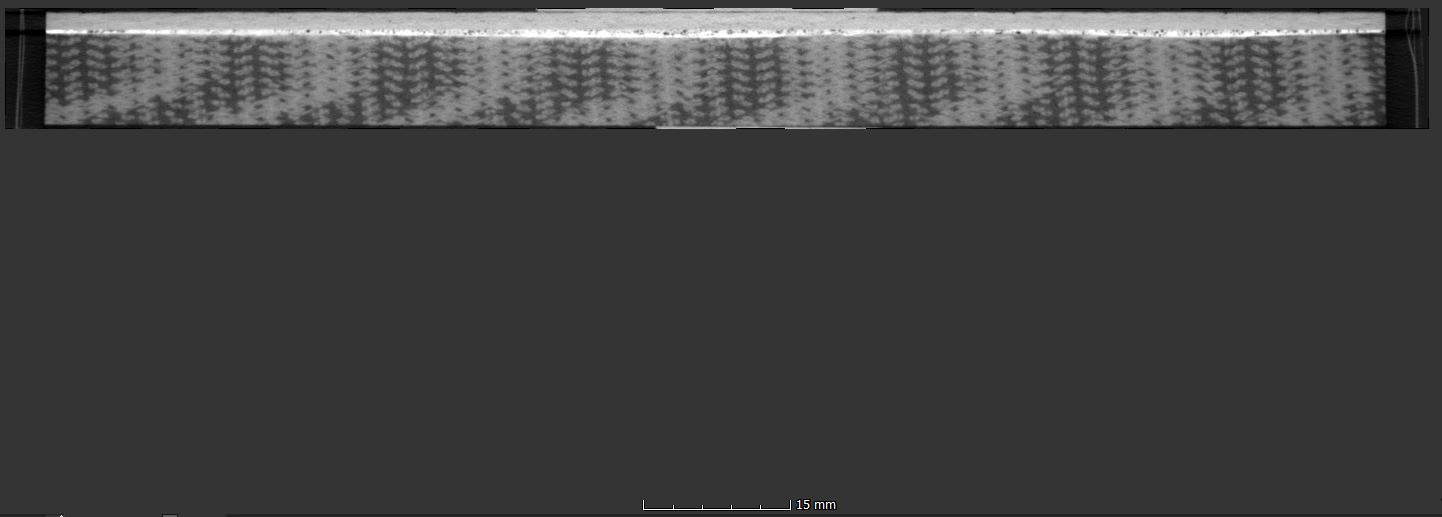
#> input picture frames/layers/ILPreTest-75um-mid.JPG, 1442 x 517 px; its folder holds only this picture in this run
$ python template_method.py
#> lines starting #> are read from the running program, lines starting #| are printed output that depends on the picture; after the words box and inside, x2 and y2 are one past the last pixel; in counts of white or black regions, pixels touching at a corner belong together
import numpy as np
import cv2 as cv
import os
import matplotlib.pyplot as plt
from glob import glob

folder = "./"
fnames = folder + "ILPreTest-75um*.JPG"  # default
r1,r2 = 25,143

paths = glob(fnames)

folder = "./templates/"
toes = glob(folder + "*toe*.jpg")
warps = glob(folder + "*warp*.jpg")

def splitfn(fn):
    path, fn = os.path.split(fn)
    name, ext = os.path.splitext(fn)
    return path, name, ext

def multiTemplateCorr(src, temps, srcThresh=50, iters=1):
    out = np.ones(np.shape(src))
    for temp in temps:
        #edge padding sizes
        h,w = np.shape(temp)
        top,left = int((h-1)/2),int((w-1)/2)
        bottom,right = h-1-top,w-1-left
        mt = cv.matchTemplate(src.astype(np.float32), temp.astype(np.float32), cv.TM_CCORR_NORMED)

        out[top:-bottom,left:-right] *= mt
    out[src<srcThresh] = 0
    out = cv.normalize(out,None,0,255,cv.NORM_MINMAX)
    out[out>=250] = 0

    return out.astype(np.uint8)

def postProcessCorr(src,iterations=5):
    # renormalize histogram
    #clahe = cv.createCLAHE(clipLimit=2.0, tileGridSize=(8,8))
    for i in range(0,iterations):
        out = (src.astype(np.float32))**2
        out = cv.normalize(out,None,0,255,cv.NORM_MINMAX)
        out = cv.equalizeHist(out.astype(np.uint8))
        out[out==255] =0
    return out

toe_temps=[]
for toe in toes:
    toe_temps.append(cv.imread(toe,0))

warp_temps=[]
for warp in warps:
    warp_temps.append(cv.imread(warp,0))

for path in paths:
    rawimage = cv.imread(path,0)
#> rawimage: shape (517, 1442); min 0, max 255, mean 66.3
##    plt.imshow(rawimage)
##    plt.show()

    ### Region of interest
    roi0 = rawimage.copy()[r1:r2,:]
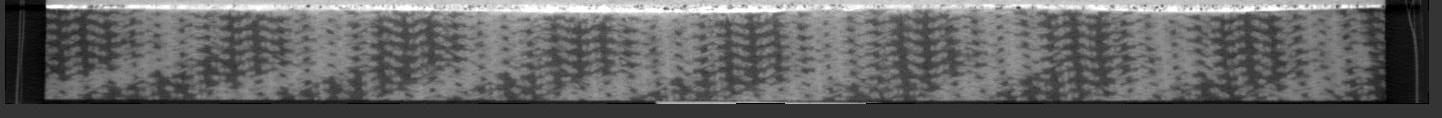
#> roi0: shape (118, 1442); min 0, max 255, mean 101.8

    ### Smoothing
    roi = cv.medianBlur(roi0, 5)

    ### Adaptive contrast filter
    clahe = cv.createCLAHE(clipLimit=2.0, tileGridSize=(8,8))
    roi_eq = clahe.apply(roi)
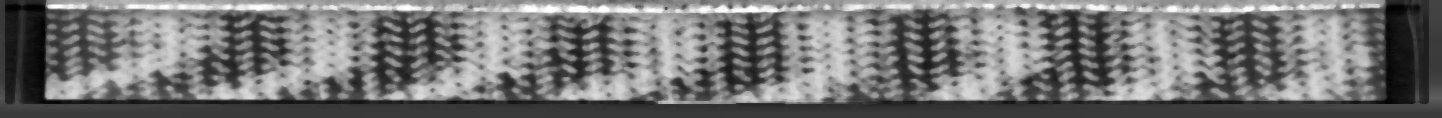
#> roi_eq: shape (118, 1442); min 2, max 255, mean 116.1

##    plt.figure()
##    plt.imshow(toe_temps[1])
##    plt.show()

    ### Apply template correlation
    dst = multiTemplateCorr(roi_eq, toe_temps)
#> after the loop in multiTemplateCorr, `for temp in temps:`: out: shape (118, 1442) float64; every value is 1
#> in multiTemplateCorr, `out[src<srcThresh] = 0`:
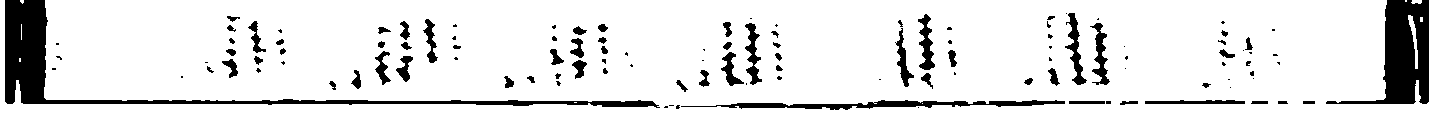
#> out: shape (118, 1442) float64; values 0 (black) and 1 (white), 88.5% white; 118 black regions (53 under 20 px), largest, box (x1, y1, x2, y2) and area: (5, 0, 660, 108) 6417, (1326, 0, 1429, 104) 4378, (681, 100, 1065, 110) 1565
#> in multiTemplateCorr, `out[out>=250] = 0`: out: shape (118, 1442) float64; every value is 0
#> in multiTemplateCorr, `return out.astype(np.uint8)`: returned value: shape (118, 1442); every value is 0
    dst = postProcessCorr(dst)

    ### Apply thresholding
    ret,thresh = cv.threshold(dst,200,255,cv.THRESH_BINARY)

    ### Plot results
    plt.figure(1)
    plt.imshow(roi_eq)
    plt.figure(2)
    plt.imshow(dst)
    plt.figure(3)
    plt.imshow(thresh)

    # Setup SimpleBlobDetector parameters.
    params = cv.SimpleBlobDetector_Params()
    params.blobColor =255

    # Change thresholds
    params.minThreshold = 200;
    params.maxThreshold = 255;
    params.thresholdStep = 5;

    # Filter by Area.
    params.filterByArea = True
    params.minArea = 10
    params.maxArea = 140

    # Filter by Circularity
    params.filterByCircularity = False
    params.minCircularity = 0.25

    # Filter by Convexity
    params.filterByConvexity = False
    params.minConvexity = 0.2

    # Filter by Inertia
    params.filterByInertia = True
    params.minInertiaRatio = 0.001

    # Min distance
    params.minDistBetweenBlobs = 10

    # Detect blobs
    detector = cv.SimpleBlobDetector_create(params)
    keypoints = detector.detect(dst)
#> keypoints = ()
    print(len(keypoints))
#| 0
    im_with_keypoints = cv.drawKeypoints(roi0, keypoints, roi0, (0,150,0),
                                          cv.DRAW_MATCHES_FLAGS_DRAW_RICH_KEYPOINTS)

    # Write to file
    folder,name,ext = splitfn(path)
    cv.imwrite(folder+'/'+name+'_marked'+'.png',im_with_keypoints)
    print(folder+'/'+name+'_marked'+'.png')

    # Plot marked locations
    plt.figure(9)
    plt.imshow(im_with_keypoints)
    plt.show()
